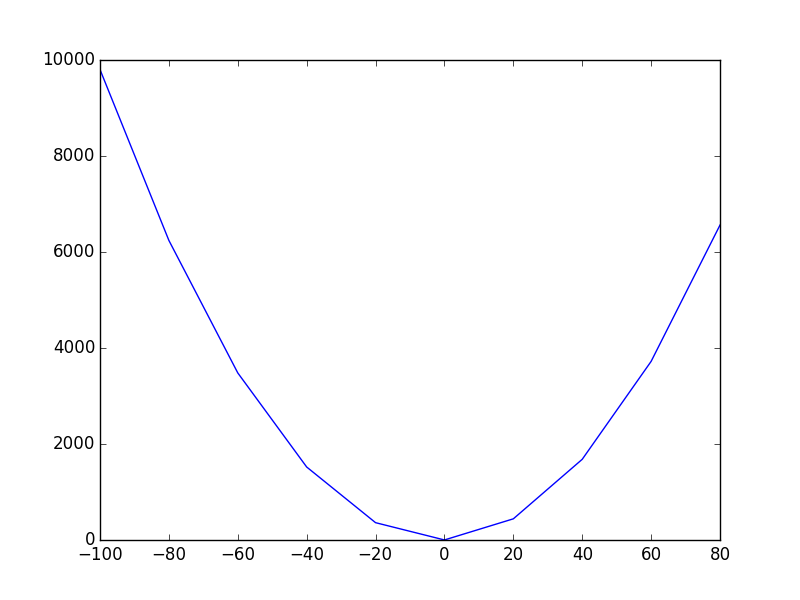

This chart was generated by the following Python code:
'''
quad_function_plot.py

Plot a Quadratic function 
'''

import matplotlib.pyplot as plt

def draw_graph(x, y):
    plt.plot(x, y)
    #plt.show()
    plt.savefig('quad_function_plot.png')
    
if __name__ == '__main__':
    # assume values of x
    x_values = range(-100, 100, 20)
    y_values = []
    for x in x_values:
        # calculate the value of the quadratic
        # function
        y_values.append(x**2 + 2*x + 1)
    draw_graph(x_values, y_values)
